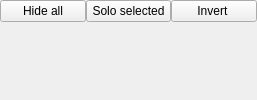
  <widget class="QDockWidget" name="dock_runs">
   <property name="sizePolicy">
    <sizepolicy hsizetype="Maximum" vsizetype="Maximum">
     <horstretch>0</horstretch>
     <verstretch>0</verstretch>
    </sizepolicy>
   </property>
   <property name="minimumSize">
    <size>
     <width>257</width>
     <height>81</height>
    </size>
   </property>
   <property name="windowTitle">
    <string>Runs</string>
   </property>
   <attribute name="dockWidgetArea">
    <number>1</number>
   </attribute>
   <widget class="QWidget" name="dockWidgetContents">
    <layout class="QVBoxLayout" name="verticalLayout">
     <property name="spacing">
      <number>0</number>
     </property>
     <property name="leftMargin">
      <number>0</number>
     </property>
     <property name="topMargin">
      <number>0</number>
     </property>
     <property name="rightMargin">
      <number>0</number>
     </property>
     <property name="bottomMargin">
      <number>0</number>
     </property>
     <item>
      <layout class="QHBoxLayout" name="horizontalLayout">
       <property name="spacing">
        <number>0</number>
       </property>
       <item>
        <widget class="QPushButton" name="pushButton_hideAll">
         <property name="text">
          <string>Hide all</string>
         </property>
        </widget>
       </item>
       <item>
        <widget class="QPushButton" name="pushButton_solo">
         <property name="text">
          <string>Solo selected</string>
         </property>
        </widget>
       </item>
       <item>
        <widget class="QPushButton" name="pushButton_invert">
         <property name="text">
          <string>Invert </string>
         </property>
        </widget>
       </item>
      </layout>
     </item>
     <item>
      <widget class="ScanTree" name="tree_runs" native="true"/>
     </item>
    </layout>
   </widget>
  </widget>
